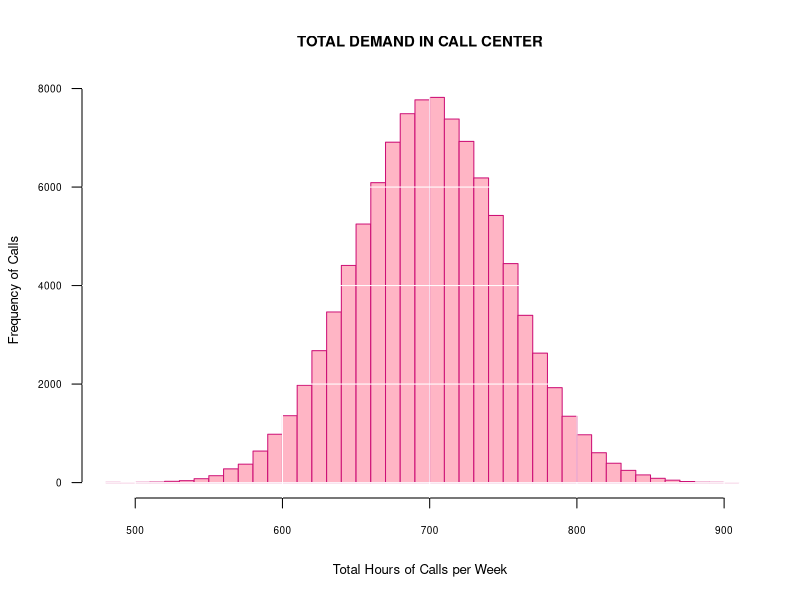
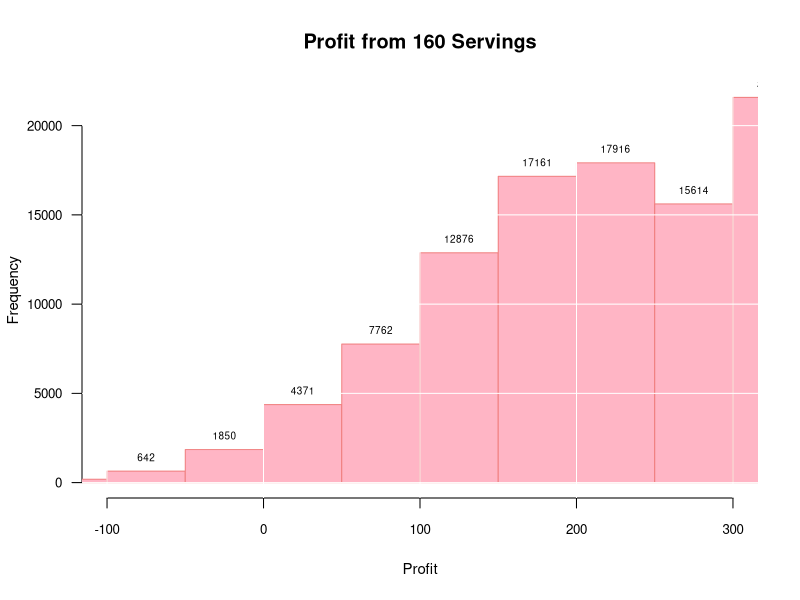

Generate these figures, in order, with R:
### ASSINGMENT 1 - ENTERPREISE RISK ANALYTICS


##Solution-1
library(tidyverse)

#Initializing seed & specifying the number of trails
set.seed(123)
n<-100000

#Simulating weekly demand for different travel website
A <-rnorm(n,mean=200,sd=20)
B <-rnorm(n,mean=50,sd=10)
C <-rnorm(n,mean=100,sd=15)
D <-rnorm(n,mean=150,sd=30)
E <-rnorm(n,mean=100,sd=30)
F <-rnorm(n,mean=100,sd=10)

#Calculating total call center demand
total_call_center_demand_simulation <-A+B+C+D+E+F


#Calculating the Mean & Standard Deviation for the call center
mean_total_demand <- mean(total_call_center_demand_simulation)
sd_total_demand <-sd(total_call_center_demand_simulation)
cat("Mean of Total Call Center Demand:", mean_total_demand, "\n")
cat("Mean of Standard Deviation of Total Call Center Demand", sd_total_demand, "\n")

#Histogram for total call center demand
par(oma = c(0,0,0,0))
hist(total_call_center_demand_simulation,
  main= "TOTAL DEMAND IN CALL CENTER",
  col="pink1",
  border = "deeppink3",
  xlim = c(min(total_call_center_demand_simulation), max(total_call_center_demand_simulation)),
  breaks = 40,
  xlab = "Total Hours of Calls per Week",
  ylab = "Frequency of Calls",
  las = 1,
  cex.axis = 0.6,
  cex.lab = 0.8,
  cex.main = 0.9)
grid(col = "white", lty = 1)

## Solution-2
install.packages("e1071")
library(e1071)

# Initializing seed and number of trails
set.seed(123)
n<-100000

# Battery life simulation in months
battery_life_months <- rnorm(n,mean= 7*12,sd=2*12)

# Calculate refund amount for each trial
refund_amount_per_phone <- ifelse(battery_life_months < 5*12, 10 +(5*12 - battery_life_months)*1.50,0)

# a) Expected cost per cell phone to the manufacturer
expected_cost_per_phonne <- mean(refund_amount_per_phone)
cat("Expected cost per cell phone:", expected_cost_per_phonne, "\n")

# b) Probability a refund will be paid
probability_of_refund <- mean(refund_amount_per_phone > 0)
cat("Probability a refund will be paid:", probability_of_refund, "\n")

# c) Average cost per refund
average_cost_per_refund <- mean(refund_amount_per_phone[refund_amount_per_phone>0])
cat("Average cost per refund:", average_cost_per_refund, "\n")

##Solution-3

# Initializing seed and number of trials
set.seed(123)
n <- 100000

# Normal distribution of servings
servings <- round(rnorm(n, mean = 125, sd = 35))

# Initialising the costs
cost_after_purchase <- (0.5 + 0.15)
profit_after_purchase <- (2.75 - cost_after_purchase)
license_cost <- 100

# Function to calculate net profit for a given number of servings
calculate_net_profit <- function(max_servings) {
  minimum_sale <- pmin(servings, max_servings)
  total_sale <- (minimum_sale * profit_after_purchase) - license_cost
  loss_after_sale <- ((max_servings - total_sale) * 0.5)
  net_profit <- sum((total_sale - loss_after_sale)) / n
  return(net_profit)
}

# Calculate net profit for different scenarios using sapply
max_servings_options <- c(75, 100, 120, 140, 160, 180)
net_profits <- sapply(max_servings_options, calculate_net_profit)

# Print net profits
cat("Net Profits for Different Servings:\n")
print(net_profits)

# Histogram for 160 servings
profit_160 <- (pmin(servings, 160) * profit_after_purchase) - license_cost - ((160 - pmin(servings, 160) * profit_after_purchase) * 0.5)

par(oma = c(0, 0, 0, 0))
hist(profit_160,
     main = "Profit from 160 Servings",
     col = "pink1",
     border = "lightcoral",
     xlim = c(-100, 300),
     xlab = "Profit",
     ylab = "Frequency",
     las = 1,
     cex.axis = 0.8,
     cex.lab = 0.9)
    
# grid
      grid(col = "white", lty = 1)
        
# Labels to the bars
      text(hist(profit_160, plot = FALSE)$mids, hist(profit_160, plot = FALSE)$counts,
             labels = hist(profit_160, plot = FALSE)$counts, pos = 3, offset = 0.5, cex = 0.6)
